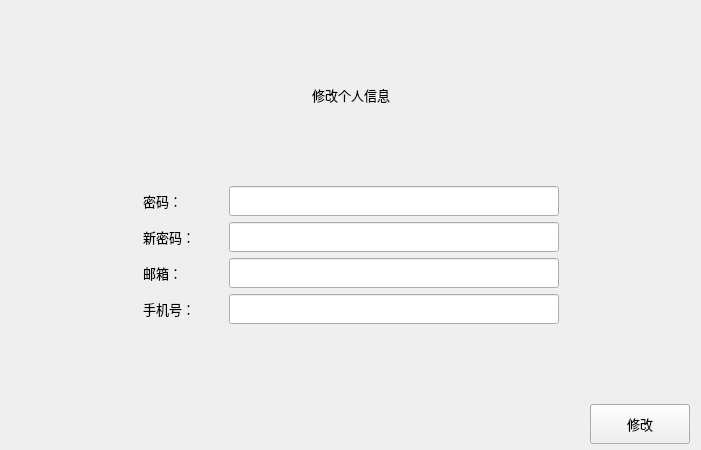
<?xml version="1.0" encoding="UTF-8"?>
<ui version="4.0">
 <class>changeUser</class>
 <widget class="QWidget" name="changeUser">
  <property name="geometry">
   <rect>
    <x>0</x>
    <y>0</y>
    <width>701</width>
    <height>450</height>
   </rect>
  </property>
  <property name="windowTitle">
   <string>Form</string>
  </property>
  <layout class="QGridLayout" name="gridLayout">
   <item row="0" column="0">
    <layout class="QVBoxLayout" name="verticalLayout_2">
     <item>
      <spacer name="verticalSpacer_3">
       <property name="orientation">
        <enum>Qt::Vertical</enum>
       </property>
       <property name="sizeHint" stdset="0">
        <size>
         <width>20</width>
         <height>17</height>
        </size>
       </property>
      </spacer>
     </item>
     <item>
      <layout class="QHBoxLayout" name="horizontalLayout_4">
       <item>
        <spacer name="horizontalSpacer_8">
         <property name="orientation">
          <enum>Qt::Horizontal</enum>
         </property>
         <property name="sizeHint" stdset="0">
          <size>
           <width>40</width>
           <height>20</height>
          </size>
         </property>
        </spacer>
       </item>
       <item>
        <widget class="QLabel" name="label_3">
         <property name="minimumSize">
          <size>
           <width>200</width>
           <height>30</height>
          </size>
         </property>
         <property name="maximumSize">
          <size>
           <width>200</width>
           <height>30</height>
          </size>
         </property>
         <property name="font">
          <font>
           <family>微软雅黑</family>
           <pointsize>10</pointsize>
           <weight>50</weight>
           <bold>false</bold>
          </font>
         </property>
         <property name="text">
          <string>修改个人信息</string>
         </property>
         <property name="alignment">
          <set>Qt::AlignCenter</set>
         </property>
        </widget>
       </item>
       <item>
        <spacer name="horizontalSpacer_9">
         <property name="orientation">
          <enum>Qt::Horizontal</enum>
         </property>
         <property name="sizeHint" stdset="0">
          <size>
           <width>40</width>
           <height>20</height>
          </size>
         </property>
        </spacer>
       </item>
      </layout>
     </item>
     <item>
      <spacer name="verticalSpacer_4">
       <property name="orientation">
        <enum>Qt::Vertical</enum>
       </property>
       <property name="sizeHint" stdset="0">
        <size>
         <width>20</width>
         <height>17</height>
        </size>
       </property>
      </spacer>
     </item>
     <item>
      <layout class="QVBoxLayout" name="verticalLayout">
       <item>
        <layout class="QHBoxLayout" name="horizontalLayout_6">
         <item>
          <spacer name="horizontalSpacer_6">
           <property name="orientation">
            <enum>Qt::Horizontal</enum>
           </property>
           <property name="sizeHint" stdset="0">
            <size>
             <width>40</width>
             <height>20</height>
            </size>
           </property>
          </spacer>
         </item>
         <item>
          <widget class="QLabel" name="label_4">
           <property name="minimumSize">
            <size>
             <width>80</width>
             <height>30</height>
            </size>
           </property>
           <property name="maximumSize">
            <size>
             <width>80</width>
             <height>30</height>
            </size>
           </property>
           <property name="font">
            <font>
             <family>微软雅黑</family>
             <pointsize>10</pointsize>
             <weight>50</weight>
             <bold>false</bold>
            </font>
           </property>
           <property name="text">
            <string>密码：</string>
           </property>
          </widget>
         </item>
         <item>
          <widget class="QLineEdit" name="Oldpassword">
           <property name="minimumSize">
            <size>
             <width>330</width>
             <height>30</height>
            </size>
           </property>
           <property name="maximumSize">
            <size>
             <width>330</width>
             <height>30</height>
            </size>
           </property>
           <property name="font">
            <font>
             <family>微软雅黑</family>
             <pointsize>10</pointsize>
             <weight>50</weight>
             <bold>false</bold>
            </font>
           </property>
          </widget>
         </item>
         <item>
          <spacer name="horizontalSpacer_11">
           <property name="orientation">
            <enum>Qt::Horizontal</enum>
           </property>
           <property name="sizeHint" stdset="0">
            <size>
             <width>40</width>
             <height>20</height>
            </size>
           </property>
          </spacer>
         </item>
        </layout>
       </item>
       <item>
        <layout class="QHBoxLayout" name="horizontalLayout_3">
         <item>
          <spacer name="horizontalSpacer_4">
           <property name="orientation">
            <enum>Qt::Horizontal</enum>
           </property>
           <property name="sizeHint" stdset="0">
            <size>
             <width>40</width>
             <height>20</height>
            </size>
           </property>
          </spacer>
         </item>
         <item>
          <widget class="QLabel" name="label_2">
           <property name="minimumSize">
            <size>
             <width>80</width>
             <height>30</height>
            </size>
           </property>
           <property name="maximumSize">
            <size>
             <width>80</width>
             <height>30</height>
            </size>
           </property>
           <property name="font">
            <font>
             <family>微软雅黑</family>
             <pointsize>10</pointsize>
             <weight>50</weight>
             <bold>false</bold>
            </font>
           </property>
           <property name="text">
            <string>新密码：</string>
           </property>
          </widget>
         </item>
         <item>
          <widget class="QLineEdit" name="Newpassword">
           <property name="minimumSize">
            <size>
             <width>330</width>
             <height>30</height>
            </size>
           </property>
           <property name="maximumSize">
            <size>
             <width>330</width>
             <height>30</height>
            </size>
           </property>
           <property name="font">
            <font>
             <family>微软雅黑</family>
             <pointsize>10</pointsize>
             <weight>50</weight>
             <bold>false</bold>
            </font>
           </property>
          </widget>
         </item>
         <item>
          <spacer name="horizontalSpacer_7">
           <property name="orientation">
            <enum>Qt::Horizontal</enum>
           </property>
           <property name="sizeHint" stdset="0">
            <size>
             <width>40</width>
             <height>20</height>
            </size>
           </property>
          </spacer>
         </item>
        </layout>
       </item>
       <item>
        <layout class="QHBoxLayout" name="horizontalLayout_11">
         <item>
          <spacer name="horizontalSpacer_23">
           <property name="orientation">
            <enum>Qt::Horizontal</enum>
           </property>
           <property name="sizeHint" stdset="0">
            <size>
             <width>40</width>
             <height>20</height>
            </size>
           </property>
          </spacer>
         </item>
         <item>
          <widget class="QLabel" name="label_9">
           <property name="minimumSize">
            <size>
             <width>80</width>
             <height>30</height>
            </size>
           </property>
           <property name="maximumSize">
            <size>
             <width>80</width>
             <height>30</height>
            </size>
           </property>
           <property name="font">
            <font>
             <family>微软雅黑</family>
             <pointsize>10</pointsize>
             <weight>50</weight>
             <bold>false</bold>
            </font>
           </property>
           <property name="text">
            <string>邮箱：</string>
           </property>
          </widget>
         </item>
         <item>
          <widget class="QLineEdit" name="NewEmail">
           <property name="minimumSize">
            <size>
             <width>330</width>
             <height>30</height>
            </size>
           </property>
           <property name="maximumSize">
            <size>
             <width>330</width>
             <height>30</height>
            </size>
           </property>
           <property name="font">
            <font>
             <family>微软雅黑</family>
             <pointsize>10</pointsize>
             <weight>50</weight>
             <bold>false</bold>
            </font>
           </property>
          </widget>
         </item>
         <item>
          <spacer name="horizontalSpacer_24">
           <property name="orientation">
            <enum>Qt::Horizontal</enum>
           </property>
           <property name="sizeHint" stdset="0">
            <size>
             <width>40</width>
             <height>20</height>
            </size>
           </property>
          </spacer>
         </item>
        </layout>
       </item>
       <item>
        <layout class="QHBoxLayout" name="horizontalLayout_10">
         <item>
          <spacer name="horizontalSpacer_5">
           <property name="orientation">
            <enum>Qt::Horizontal</enum>
           </property>
           <property name="sizeHint" stdset="0">
            <size>
             <width>40</width>
             <height>20</height>
            </size>
           </property>
          </spacer>
         </item>
         <item>
          <widget class="QLabel" name="label_8">
           <property name="minimumSize">
            <size>
             <width>80</width>
             <height>30</height>
            </size>
           </property>
           <property name="maximumSize">
            <size>
             <width>80</width>
             <height>30</height>
            </size>
           </property>
           <property name="font">
            <font>
             <family>微软雅黑</family>
             <pointsize>10</pointsize>
             <weight>50</weight>
             <bold>false</bold>
            </font>
           </property>
           <property name="text">
            <string>手机号：</string>
           </property>
          </widget>
         </item>
         <item>
          <widget class="QLineEdit" name="NewPhone">
           <property name="minimumSize">
            <size>
             <width>330</width>
             <height>30</height>
            </size>
           </property>
           <property name="maximumSize">
            <size>
             <width>330</width>
             <height>30</height>
            </size>
           </property>
           <property name="font">
            <font>
             <family>微软雅黑</family>
             <pointsize>10</pointsize>
             <weight>50</weight>
             <bold>false</bold>
            </font>
           </property>
          </widget>
         </item>
         <item>
          <spacer name="horizontalSpacer_22">
           <property name="orientation">
            <enum>Qt::Horizontal</enum>
           </property>
           <property name="sizeHint" stdset="0">
            <size>
             <width>40</width>
             <height>20</height>
            </size>
           </property>
          </spacer>
         </item>
        </layout>
       </item>
      </layout>
     </item>
     <item>
      <spacer name="verticalSpacer">
       <property name="orientation">
        <enum>Qt::Vertical</enum>
       </property>
       <property name="sizeHint" stdset="0">
        <size>
         <width>14</width>
         <height>13</height>
        </size>
       </property>
      </spacer>
     </item>
     <item>
      <layout class="QHBoxLayout" name="horizontalLayout_5">
       <item>
        <spacer name="horizontalSpacer_2">
         <property name="orientation">
          <enum>Qt::Horizontal</enum>
         </property>
         <property name="sizeHint" stdset="0">
          <size>
           <width>40</width>
           <height>20</height>
          </size>
         </property>
        </spacer>
       </item>
       <item>
        <widget class="QPushButton" name="btnChange">
         <property name="minimumSize">
          <size>
           <width>100</width>
           <height>40</height>
          </size>
         </property>
         <property name="maximumSize">
          <size>
           <width>80</width>
           <height>30</height>
          </size>
         </property>
         <property name="font">
          <font>
           <family>微软雅黑</family>
           <pointsize>10</pointsize>
           <weight>50</weight>
           <bold>false</bold>
          </font>
         </property>
         <property name="text">
          <string>修改</string>
         </property>
        </widget>
       </item>
      </layout>
     </item>
    </layout>
   </item>
  </layout>
 </widget>
 <resources/>
 <connections/>
</ui>
